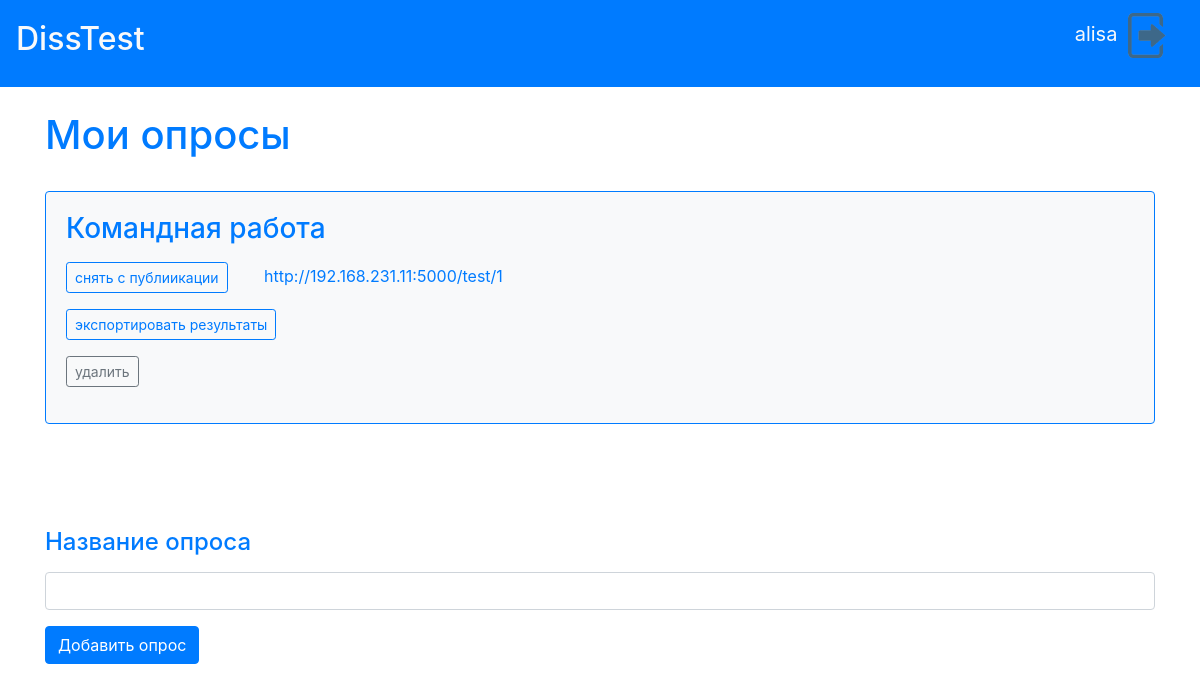
The page / (signed in) on the database its author committed.
### data/users.py (models this page shows, shortened)
class User(SqlAlchemyBase, UserMixin):
    __tablename__ = 'users'
    id = sqlalchemy.Column(sqlalchemy.Integer,
                           primary_key=True, autoincrement=True)
    name = sqlalchemy.Column(sqlalchemy.String, nullable=False)
    hashed_password = sqlalchemy.Column(sqlalchemy.String, nullable=False)
    polls = orm.relation("Poll", back_populates='user')

### data/polls.py (models this page shows, shortened)
class Poll(SqlAlchemyBase):
    __tablename__ = 'polls'
    id = sqlalchemy.Column(sqlalchemy.Integer,
                           primary_key=True, autoincrement=True)
    title = sqlalchemy.Column(sqlalchemy.String, nullable=False)
    ref = sqlalchemy.Column(sqlalchemy.String, unique=True, nullable=True)
    user_id = sqlalchemy.Column(sqlalchemy.Integer,
                                sqlalchemy.ForeignKey("users.id"))
    user = orm.relation('User')
    questions = orm.relation("Question", back_populates='poll')
    results = orm.relation("Result", back_populates='poll')

### main.py (the view, shortened to what this page needs)
@app.route("/", methods=['GET', 'POST'])
def index():
    db_sess = db_session.create_session()
    polls = []
    form = None
    if flask_login.current_user.is_authenticated:
        current_user = flask_login.current_user
        user = db_sess.query(User).filter(User.name == current_user.name).first()
        polls = db_sess.query(Poll).filter(Poll.user_id == user.id)
        form = PollForm()
    return render_template("index.html",
                           title='DissTest',
                           polls=sorted(polls),
                           form=form)

### forms/poll.py
class PollForm(FlaskForm):
    title = StringField('Название опроса', validators=[DataRequired()])
    submit = SubmitField('Добавить опрос')

### data/db_session.py (called while the page is built)
def create_session() -> Session:
    global __factory
    return __factory()

### main.py (called while the page is built)
@login_manager.user_loader
def load_user(user_id):
    db_sess = db_session.create_session()
    return db_sess.query(User).get(user_id)

### templates/index.html (shortened to what this page needs)
{% extends "base.html" %}
{% block content %}
    {% if current_user.is_authenticated %}
        <h1 class="text-primary">Мои опросы</h1>
        <br>
        {% for item in polls%}
            <div class="card border-primary bg-light mb-3">
              <div class="card-body">
                <h3 class="card-title fw-bold text-secondary"><a href="/poll/{{item.id}}">{{item.title}}</a></h3>
                  <p></p><a href="/poll_publish/{{item.id}}" class="btn btn-outline-primary btn-sm">
                                    {% if item.ref %}
                                        снять с публиикации
                                   {% else %}
                                        опубликовать
                                    {% endif %}
                  </a>
                   {% if item.ref %}
                  &emsp;&emsp;<a href={{item.ref}} target="_blank">{{item.ref}}</a>
                   {% endif %}
                  <p><a href="/poll_export/{{ item.id }}" class="btn btn-outline-primary btn-sm">экспортировать результаты</a></p>
                  <p><a href="/poll_delete/{{ item.id }}" class="btn btn-outline-secondary btn-sm">удалить</a></p>
              </div>
            </div>
        {% endfor %}
        <br><br><br>
        <form action="" method="post">
            <h4 class="text-primary">{{ form.title.label }}</h4>
            <p>{{ form.title(class="form-control") }}</p>
            <p>{{ form.submit(type="submit", class="btn btn-primary") }}</p>
        </form>
    {% else %}
        <h2 class="text-primary text-center">DissTest поможет создавать и проводить свои опросы</h2>
        <br>
        <h3 class="text-secondary text-center"><a href="/register">Зарегистрируйтесь</a> чтобы начать</h3>
        <br>
        <h3 class="text-secondary text-center"><a href="/login">Авторизуйтесь</a> чтобы продолжить</h3>
    {% endif %}
{% endblock %}

### templates/base.html (shortened to what this page needs)
<!doctype html>
<html lang="en">
<head>
    <link rel="stylesheet"
          href="https://stackpath.bootstrapcdn.com/bootstrap/4.4.1/css/bootstrap.min.css"
>
</head>
<body>
<header>
    <nav class="navbar text-light bg-primary">
        <a class="navbar-brand text-light" href="/"><h2>DissTest</h2></a>
        {% if current_user.is_authenticated %}
        <p class="navbar-brand">
            {{current_user.name}}
            <a href="/logout">
                <img src="{{ url_for('static', filename='images/out.png') }}" height="45"/>
            </a>
        </p>
        {% else %}
            <p>
                <a class="btn btn-primary " href="/register">Зарегистрироваться</a>
                <a class="btn btn-success" href="/login">Войти</a>
            </p>
        {% endif %}
    </nav>
</header>
<br>
<main role="main" class="container">
    {% block content %}{% endblock %}
</main>
</body>
</html>

### rows shown on the page
User: name "alisa"
Poll: title "Командная работа", shows "снять с публиикации", ref "http://192.168.231.11:5000/test/1"
